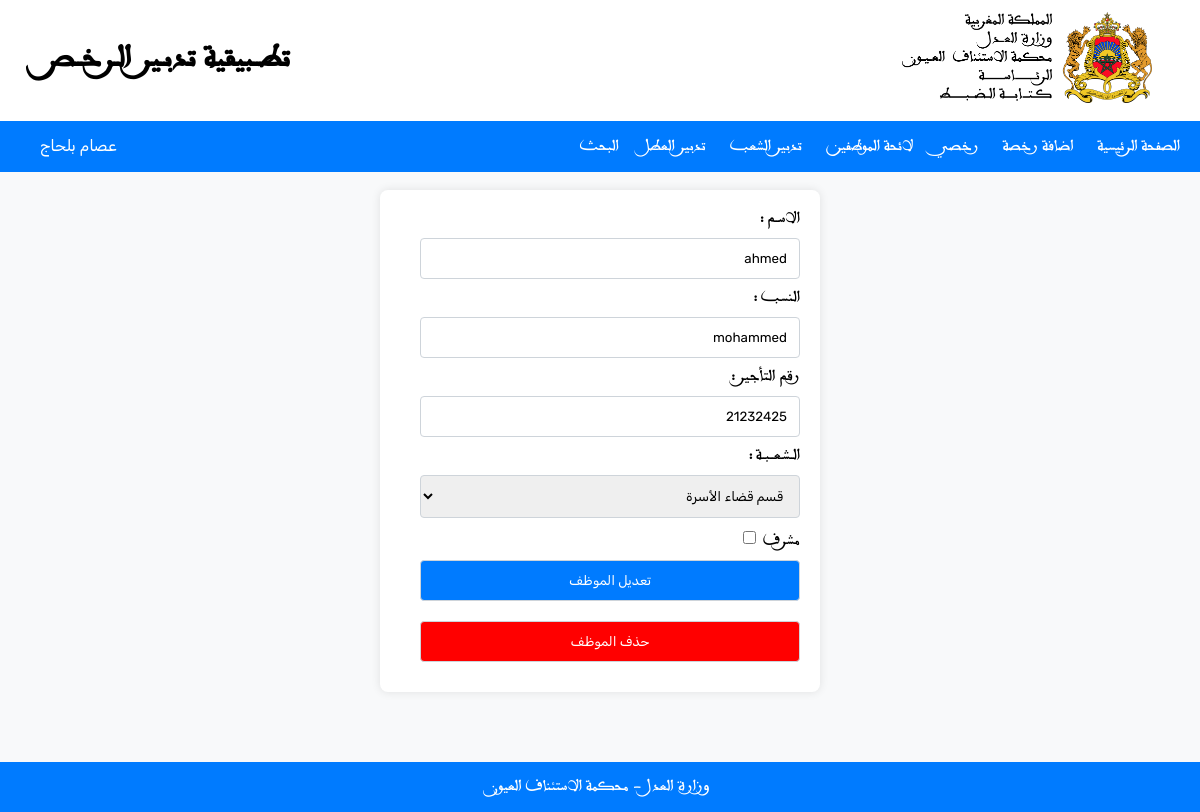
Page /edit_employee/12 (signed in) on the committed database.
### Manager/models.py (models this page shows, shortened)
class Employee(models.Model):
    username = models.OneToOneField(User, null=True, on_delete=models.CASCADE)
    full_name = models.CharField(max_length=100)
    PPR = models.CharField(max_length=100, blank=True, null=True)
    department = models.ForeignKey(Department, on_delete=models.CASCADE)
    isAdmin = models.BooleanField(default=False)

### Manager/views.py (the view, shortened to what this page needs)
# urls.py: path('edit_employee/<int:employee_id>', edit_employee, name='edit_employee'),
@login_required()
def edit_employee(request, employee_id):
    employee = get_object_or_404(Employee, pk=employee_id)
    departments = Department.objects.all()
    return render(request, 'editEmployee.html', {'employee': employee, 'departments': departments})

### Manager/templates/editEmployee.html (shortened to what this page needs)
<!DOCTYPE html>
<html lang="ar" dir="rtl">
    <head>
            {% load static %}
            <link rel="stylesheet" type="text/css" href="{% static 'addEmployee.css' %}">
        </head>
    <body>
        <div class="header">
            <a href="/home">
                <img class="logo" src="{% static 'images\logo.png' %}" alt="Logo">
            </a>
            <h1 class="title">تطــبيقية تدبـير الـرخــص</h1>
        </div>
        <div class="navbar">
        {% if request.user.employee.isAdmin %}
                <ul>
                    <li><a href="/admin_home">الصفحة الرئيسية</a></li>
                    <li><a href="/add_leave"> اضافة رخصة </a></li>
                    <li><a href="/my_leaves"> رخصي </a></li>
                    <li><a href="/all_employees"> لائحة الموظفين </a></li>
                    <li><a href="/add_department"> تدبير الشعب </a></li>
                    <li><a href="/manage_holidays"> تدبير العطل </a></li>
                    <li><a href="/search"> البحث </a> </li>
                </ul>
                <ul>
                    <li class="username">{{ request.user.get_full_name }}</li>
                </ul>
        {% endif %}
        </div>
        <div class="body">
            <main>
                <form method="post" action="{% url 'edit_employee' employee.id %}">
                    <label for='first_name'>الاســم :</label>
                    <input
                        type="text"
                        id='first_name'
                        name='first_name'
                        value="{{ employee.username.first_name }}"
                        readonly
                    />
                    <label for="last_name">النسب : </label>
                    <input
                        type="text"
                        id="last_name"
                        name="last_name"
                        value="{{ employee.username.last_name }}"
                        readonly
                    />
                    <label for="username">رقم التأجير : </label>
                    <input
                        type="text"
                        id="username"
                        name="username"
                        value="{{ employee.username.username }}"
                        readonly
                    />
                    <label for="department">الــشـعـــبــة : </label>
                    <select id="department" name="department" required>
                        {% for department in departments %}
                            <option value="{{ department.id }}">{{ department.name }}</option>
                        {% endfor %}
                    </select>
                    <label for="isAdmin"> مشرف </label>
                    <input type="checkbox" id="isAdmin" name="isAdmin" value="TRUE" {% if employee.isAdmin %} checked {% endif %}>
                    <button type="submit">تعديل الموظف</button>
                    <button type="button" id="deleteBtn" class="delete-button">حذف الموظف</button>
                </form>
            </main>
        </div>
        <div class="footer">
            <p class="copyright">وزارة العدل - محكمة الاستئناف العيون</p>
        </div>
</body>
</html>

### Manager/static/addEmployee.css (style rules this page uses)
body { font-family: Arabswell, sans-serif; margin: 0; padding: 0; text-align: center; background-color: #f8f9fa; }
.title { font-family: Arabswell, sans-serif; }
.header { font-family: Arabswell, sans-serif; background-color: white; padding: 1% 4%; display: flex; align-items: center; justify-content: space-between; }
.logo { width: 250px; height: auto; }
.footer { color: white; background-color: #007bff; position: fixed; left: 0; bottom: 0; width: 100%; text-align: center; }
.body { padding-top: 1.5%; padding-bottom: 10%; }
.username { font-family: Rubik; }
.navbar { background-color: #007bff; color: #fff; display: flex; justify-content: space-between; align-items: center; padding: 15px 20px; }
.navbar ul { list-style-type: none; margin: 0; padding: 0; }
.navbar li { display: inline; margin-left: 20px; }
.navbar li a { text-decoration: none; color: #FFF; }
main form { max-width: 400px; margin: 0 auto; padding: 20px; background-color: white; border-radius: 8px; box-shadow: 0 0 10px rgba(0, 0, 0, 0.1); text-align: right; }
main input[type="name"], main input[type="text"], main input[type="password"], main input[type='date'], main select, main button { font-family: Rubik, serif; width: calc(100% - 20px); padding: 12px; margin-bottom: 10px; margin-top: 10px; border: 1px solid #ced4da; border-radius: 4px; box-sizing: border-box; }
main input[type="name"], main input[type="text"], main input[type="password"], main input[type="date"], select, main button { font-family: "Rubik", serif; }
main button { background-color: #007bff; color: white; cursor: pointer; }
#deleteBtn { background-color: red !important; color: white !important; }

### rows in the picture
Employee: first_name "ahmed", last_name "mohammed", username "21232425"

### other values in the picture
{{ request.user.get_full_name }} "عصام بلحاج"
form field department "قسم قضاء الأسرة"
